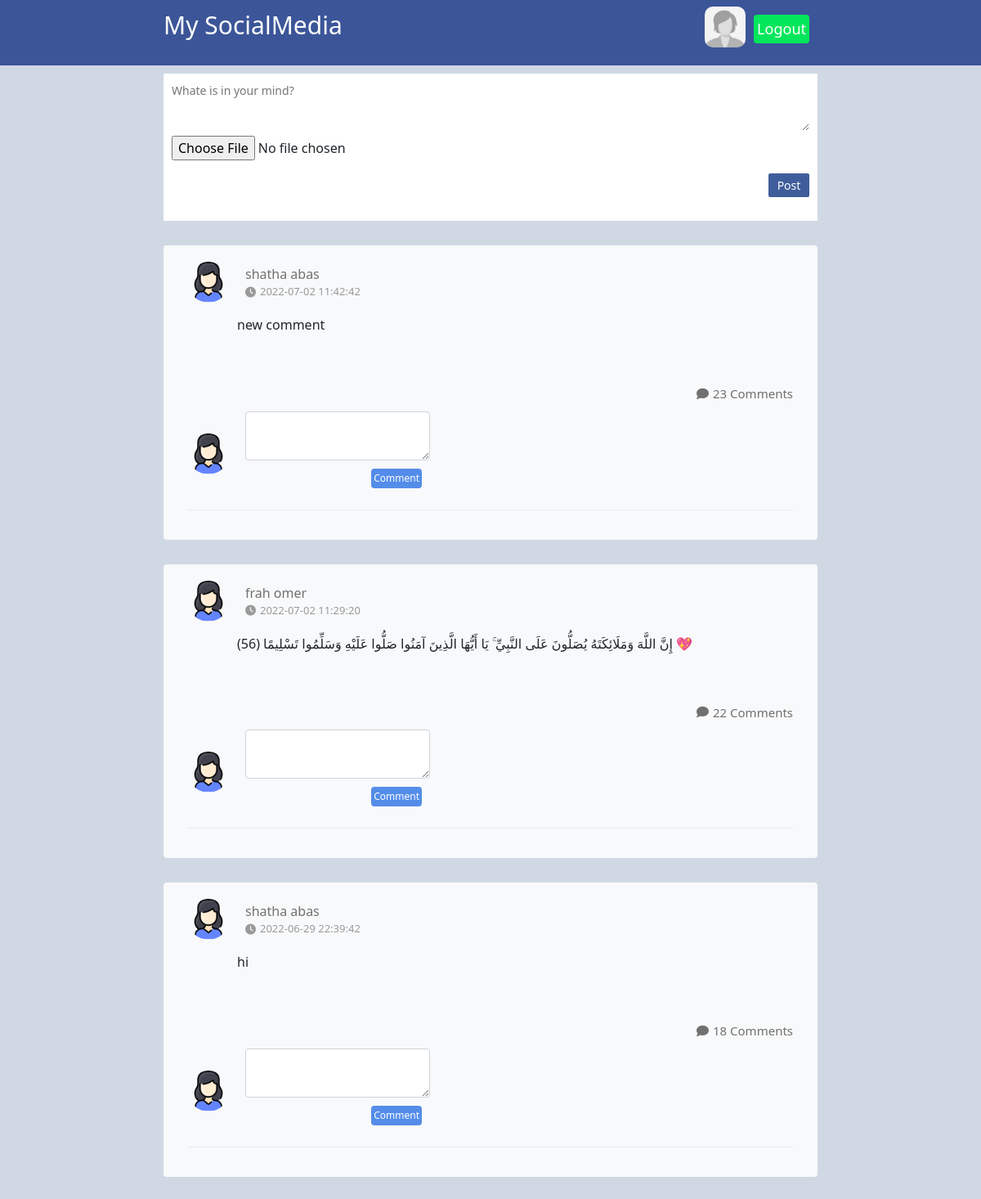
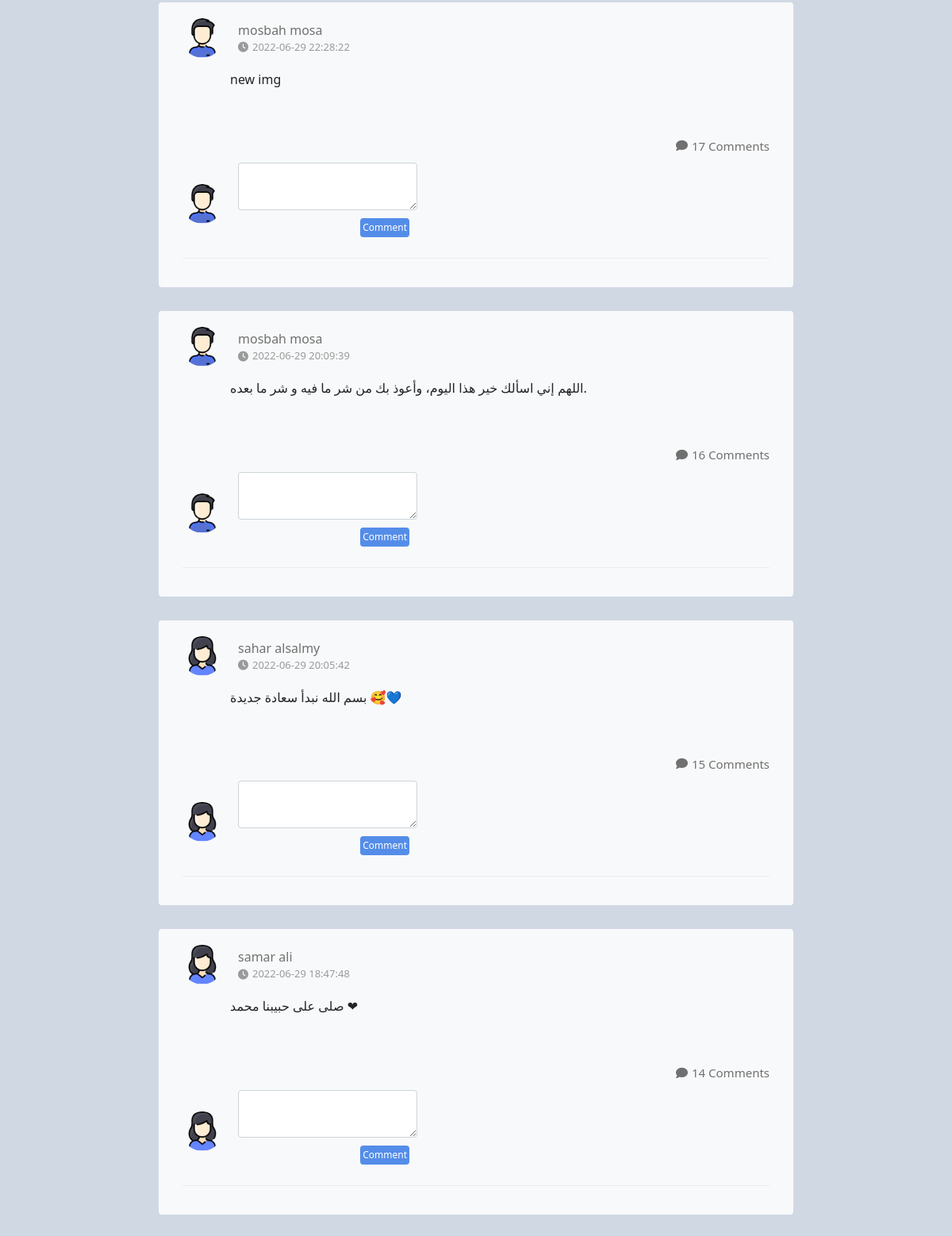
The page /index.php (signed in) on the database its author committed (2 pictures, top to bottom).
### tables this page shows
CREATE TABLE `posts` (
  `id` bigint(20) NOT NULL,
  `post_id` bigint(20) DEFAULT NULL,
  `post` text NOT NULL,
  `image` varchar(500) DEFAULT NULL,
  `has_image` tinyint(1) DEFAULT NULL,
  `parent` bigint(20) DEFAULT NULL,
  `date` datetime NOT NULL DEFAULT current_timestamp(),
  `user_id` bigint(20) DEFAULT NULL,
  `likes` int(11) DEFAULT NULL,
  `comments` int(11) DEFAULT NULL
);

CREATE TABLE `users` (
  `id` bigint(20) NOT NULL,
  `user_id` bigint(20) DEFAULT NULL,
  `first_name` varchar(50) DEFAULT NULL,
  `last_name` varchar(50) DEFAULT NULL,
  `gender` varchar(6) DEFAULT NULL,
  `email` varchar(100) DEFAULT NULL,
  `password` varchar(100) DEFAULT NULL,
  `url_address` varchar(100) DEFAULT NULL,
  `date` timestamp NULL DEFAULT current_timestamp()
);

### class/connect.php (called while the page is built, shortened)
<?php
 class Database {
    private $host = "localhost";
    private $username="root";
    private $password="";
    private $db="My_social_media_db";
   public function connect()
    {
        $conn = new mysqli($this->host,$this->username,$this->password,$this->db);
        return $conn;
    }
public function read($query)
{
    $conn = $this->connect();
    $result =mysqli_query($conn,$query);
    if(!$result){
        return false;
    }else {
        $data =false;
        while($row = mysqli_fetch_assoc($result))
        {
            $data[] =$row;
        }
        return $data;
    }
}
}
?>

### class/user.php (called while the page is built, shortened)
<?php
class User{
    public function get_data($id){
        $query="SELECT * FROM `my_social_media_db`.`users`
         WHERE `user_id` =$id;";
        $DB =new Database();
        $result= $DB->read($query);
        if ($result) {
           $row = $result[0];
           return $row ;
        }else{
            return false;
        }
    }
    public function get_user($id)
	{
		$query = "SELECT * FROM users WHERE user_id =
         '$id';";
		$DB = new Database();
		$result = $DB->read($query);
		if($result)
		{
			return $result[0];
		}else
		{
			return false;
		}
	}
}
?>

### class/post.php (called while the page is built, shortened)
<?php
 class Post{
    public function get_post($id)
    {
        $query ="SELECT * FROM posts  ORDER BY id DESC LIMIT 10  ; ";
        $DB =new Database();
        $result =$DB->read($query);
        if ($result) {
            return $result;
        }
        else {
            return false;
        }
    }
}
?>

### post.php (the view, shortened to what this page needs)
<?php
require_once("class/comment.php");
?>
<div class="postForm">
        <div class="flexPostForm">
            <div class="imgPostForm">
                <img src="<?php echo $image ;?>" alt="">
            </div>
            <div class="namePostCard">
                <p class="name">
                     <?php
                        echo $ROW_USER['first_name'] ." ".$ROW_USER['last_name'] ;
                     ?>
               <div class="divTime">
                    <i class="fa-solid fa-clock"></i>
                    <p> <?php  echo $ROW['date']?> </p>
                </div>
            </div>
        </div>
        <div class="imgPost">
        <?php
        echo $ROW['post'];
        ?>
        <br><br>
        </div>
        <div class="divNumComments">
            <i class="fa-solid fa-comment pNumComments"></i>
            <p class="pNumComments"><?php echo$ROW['id'] ?> Comments</p>
        </div>
        <div>
            <div class="flexPostForm">
                <div class="imgPostForm">
                    <img src="<?php echo $image ;?>" alt="">
                </div>
                <div>
                    <form  method="post" enctype="multipart/form-data">
                    <textarea class="form-control" name="comment" id="textPost" placeholder="Type your comment ">
                    </textarea>
                    <input class="commentbtn" type="submit" value="Comment" style="font-size:12px;float:right;
                    background-color: #548de9; padding: 3px; border-radius: 4px;
                    margin:10px;color:white; border:none;" >
                    </form>
                </div>
            </div>
        </div>
        <hr class="hr">
    </div>

### index.php (shortened to what this page needs)
<?php
include("class/connect.php");
include("class/user.php");
include("class/post.php");
if (isset($_SESSION['user_id']) && is_numeric($_SESSION['user_id'])) {
    $id =$_SESSION['user_id'];
    $login=new Login();
    $result= $login->check_login($id);
    if($result)
    {
        $user=new User();
        $post=new Post();
        $user_data= $user->get_data($id);
        $info_users=$user->get_user($id);
        $post_data=$post->get_post($id);
      }
      else
       {
        header("location:login.php");
        die;
    }
	$post = new Post();
	$id = $user_data['user_id'];
	$posts = $post->get_post($id);
    }
?>
<!DOCTYPE html>
<html lang="en">
<head>
    <link href="https://cdn.jsdelivr.net/npm/bootstrap@5.0.2/dist/css/bootstrap.min.css" rel="stylesheet">
    <link rel="stylesheet" href="https://cdnjs.cloudflare.com/ajax/libs/font-awesome/6.1.1/css/all.min.css" />
    <link rel="stylesheet" href="css/style.css">
</head>
<body>
   <?php include("header.php"); ?>
<div
    style="width: 800px;
    margin: auto;
    min-height: 300px;">
     <div style="  min-height: 400px; width: 800px; margin-top: 4px; margin-top:10px; ">
                <div style="border: solid 0px #aaa; padding: 10px ; background-color: white;">
                    <form action="" method="post">
                    <textarea name="post" id="textPost" placeholder="Whate is in your mind? "></textarea>
                    <input type="file" name="my_img" > <pre></pre>
                    <input type="submit" value="Post" id="post_button">
                    <br><br>
                    </form>
                </div>
                <div class="postCard">
                <?php
                if(isset($posts) && $posts){
                    foreach ($posts as $ROW) {
                        $user = new User();
                        $ROW_USER = $user->get_user($ROW['user_id']);
                            if($ROW_USER['gender'] == "Female")
                            {
                                $image = "img/woman.png";
                            }
                            elseif($ROW_USER['gender'] == "Male"){
                                $image ="img/man.png";
                            }
                        include("post.php");
                        }
                }
                ?>
            </div>
             </div>
          </div>
</body>
</html>

### header.php (shortened to what this page needs)
<div class="blue_bar" style="height: 80px;" >
        <div class="blue_bar_in"><a style=" color:white;
         text-decoration: none;" href="index.php">My SocialMedia</a> &nbsp; &nbsp;
            <a href="logout.php">
				<span style="font-size:18px;float:right;
                 background-color: #04e65b; padding: 4px; border-radius: 4px;
                 margin:10px;color:white; ">Logout</span>
			</a>
           <a href="profile.php">
               <img src="img/user_female.jpg"
            style="width: 50px; float: right ; border-radius:20%;"></a>
        </div>
    </div>

### css/style.css (style rules this page uses)
* { padding: 0px; margin: 0px; box-sizing: border-box; }
a { text-decoration: none; }
p { margin-bottom: 0px; }
.postForm { width:100%; height: auto; padding: 20px 30px; border-radius: 10px; background-color: #F8F9FA; margin-top: 30px; margin-bottom: 30px; border-radius: 4px; }
.blue_bar { margin: auto; height: 100px; background-color: rgba(59, 85, 152) ; color: #abdfc1; }
.flexPostForm { display: flex; align-items: center; }
.imgPostForm { width: 50px; height: 50px; border-radius: 50%; margin-right: 20px; }
.imgPostForm img { width: 100%; height: 100%; border-radius: 50%; }
.name { color: #707070; }
.divTime { display: flex; align-items: center; color: #707070b0; font-size: 13px; }
.divTime i { margin-right: 5px; }
.imgPost { padding: 15px 60px; height: 100px; }
.divNumComments { display: flex; align-items: center; color: #707070; font-size: 15px; justify-content: end; margin-bottom: 10px; }
.divNumComments i { margin-right: 5px; }
.hr { background-color: #70707063; }
body { margin: 0; padding: 0; font-family: 'Segoe UI', Tahoma, Geneva, Verdana, sans-serif; background-color:#d0d8e4; }
.blue_bar { padding: 8px; height: 50px; background-color: rgba(59, 85, 152) ; color: #d9dfab; }
.blue_bar_in { margin: auto; width: 800px; font-size: 30px; }
textarea { width: 100%; border: none; font-size: 14px; font-family: 'Segoe UI', Tahoma, Geneva, Verdana, sans-serif; height: 60px; border: none; }
#post_button { float: right; background-color: #405d9b; color: white; padding: 4px; font-size: 14px; font-size: 14px; border-radius: 2px; width: 50px; border-color: white; border:none; }

### rows shown on the page
posts: users.first_name "shatha", users.last_name "abas", date "2022-07-02 11:42:42", post "new comment", id "23"
posts: users.first_name "frah", users.last_name "omer", date "2022-07-02 11:29:20", post "إِنَّ اللَّهَ وَمَلَائِكَتَهُ يُصَلُّونَ عَلَى النَّبِيِّ ۚ يَا أَيُّهَا الَّذِينَ آمَنُوا صَلُّوا عَلَيْهِ وَسَلِّمُوا تَسْلِيمًا (56) 💖", id "22"
posts: users.first_name "shatha", users.last_name "abas", date "2022-06-29 22:39:42", post "hi", id "18"
posts: users.first_name "mosbah", users.last_name "mosa", date "2022-06-29 22:28:22", post "new img", id "17"
posts: users.first_name "mosbah", users.last_name "mosa", date "2022-06-29 20:09:39", post "اللهم إني اسألك خير هذا اليوم، وأعوذ بك من شر ما فيه و شر ما بعده.", id "16"
posts: users.first_name "sahar", users.last_name "alsalmy", date "2022-06-29 20:05:42", post "بسم الله نبدأ سعادة جديدة 🥰💙", id "15"
posts: users.first_name "samar", users.last_name "ali", date "2022-06-29 18:47:48", post "صلى على حبيبنا محمد ❤", id "14"
